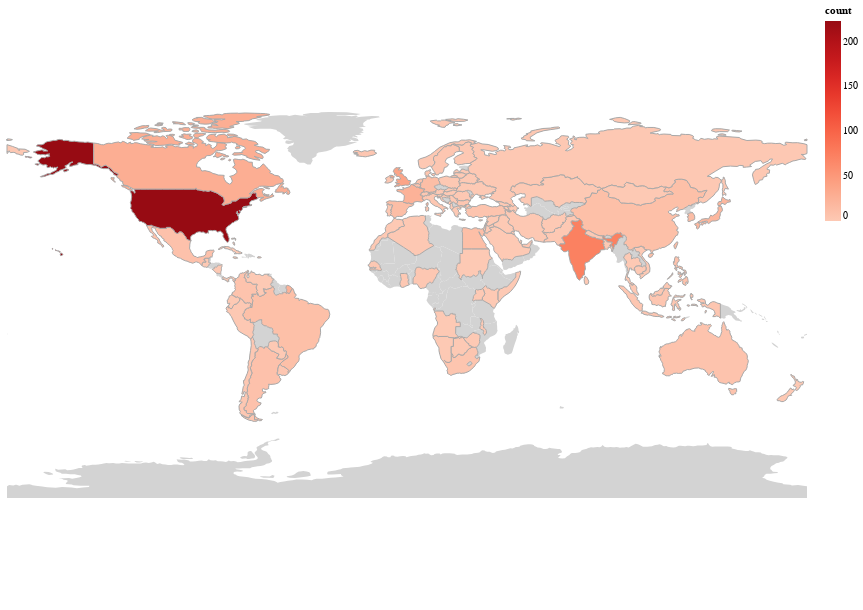

Notebook code cell kept with this figure:
### Code cell
dropdown = alt.binding_radio(options=cols)
select_letter = alt.selection_single(fields=['letter'], 
                                       bind=dropdown, 
                                       name='Select', 
                                       init={'letter':'a'})
select_region = alt.selection(type='multi', fields=['Country'])

map = alt.Chart(geo_data).mark_geoshape(
    stroke = 'darkgray', strokeWidth = 1
).encode(
 tooltip = [alt.Tooltip("Country:N", title="Country"),alt.Tooltip("count:Q", format='.2f', title="amount of titles starts with this letter"),],
).transform_lookup(lookup = 'Country',from_ = alt.LookupData(data = df_share, key = 'Country', fields = cols + ['count'])
).transform_fold(cols, as_=['letter', 'count']
).transform_calculate(letter='datum.letter'
).encode(fill = alt.Fill('count:Q', scale = alt.Scale(scheme='reds'),title='count'),opacity = alt.condition(select_region, alt.value(1), alt.value(0.05))
).add_selection(select_letter
).transform_filter(select_letter
).add_selection(select_region)

final_map = alt.layer(base, map).properties(width=1000, height=700)


final_map
